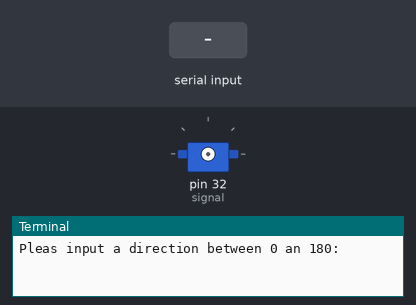
Recording of a program running on a simulated Raspberry Pi (header pin numbers). Shown: servo, the last lines printed to the terminal. The inputs (shaded band) are chosen by the test bench. Servo angles are drawn from the pulse width (0.5 ms = 0°, 2.5 ms = 180°).

Above: at 1.2 s.
1.3 s: "5" typed at the terminal, then Enter
2.8 s: "90" typed at the terminal, then Enter
At 4.0 s:
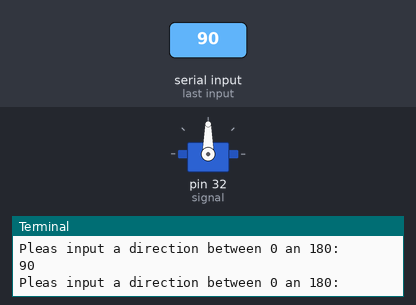
4.3 s: "200" typed at the terminal, then Enter
At 5.1 s:
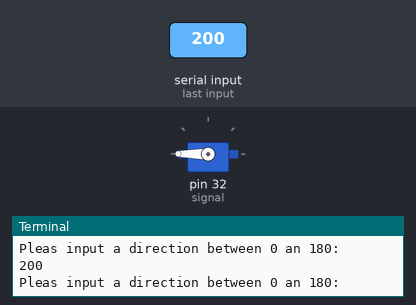
Timing chart, 0 to 7.3 s (numbered marks = the images above; inputs shaded):
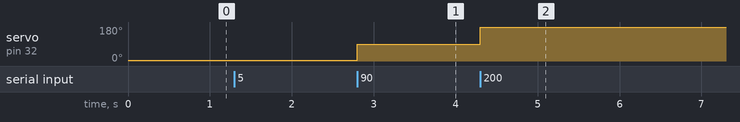

Measured:
- after the input at 2.8 s, servo on pin 32 (signal): 5° → 90° at once
- after the input at 4.3 s, servo on pin 32 (signal): 90° → 180° at once

The program:

control_servo_motor.py
```python
# 引入RPi.GPIO库
import RPi.GPIO as GPIO


# 指定编号方式为BOARD
GPIO.setmode(GPIO.BOARD)

# 定义接口
signal = 32

# 设置输出模式
GPIO.setup(signal, GPIO.OUT)

# PWM信号频率（1000/周期T）
frequency = 50

# 创建PWM对象，并设置频率为50
pwm = GPIO.PWM(signal, frequency)


def get_duty(direction):
    """计算占空比"""
    # 如果转化为百分数，使用ChangeDutyCycle()方法时还需再转化回来
    duty = (1 / 18) * direction + 2.5
    return duty


if __name__ == '__main__':
    try:
        # 启动PWM，并设置初始占空比0
        pwm.start(0)
        while True:
            # 输入一个角度
            direction = float(input("Pleas input a direction between 0 an 180:"))
            # 应该先判断用户输入是否合法
            # 计算占空比
            duty = get_duty(direction)
            # 改变PWM占空比
            pwm.ChangeDutyCycle(duty)

    except Exception as e:
        print('An exception has happened', e)

    finally:
        # 停止PWM
        pwm.stop()

        # 结束进程，释放GPIO引脚
        GPIO.cleanup()
```
